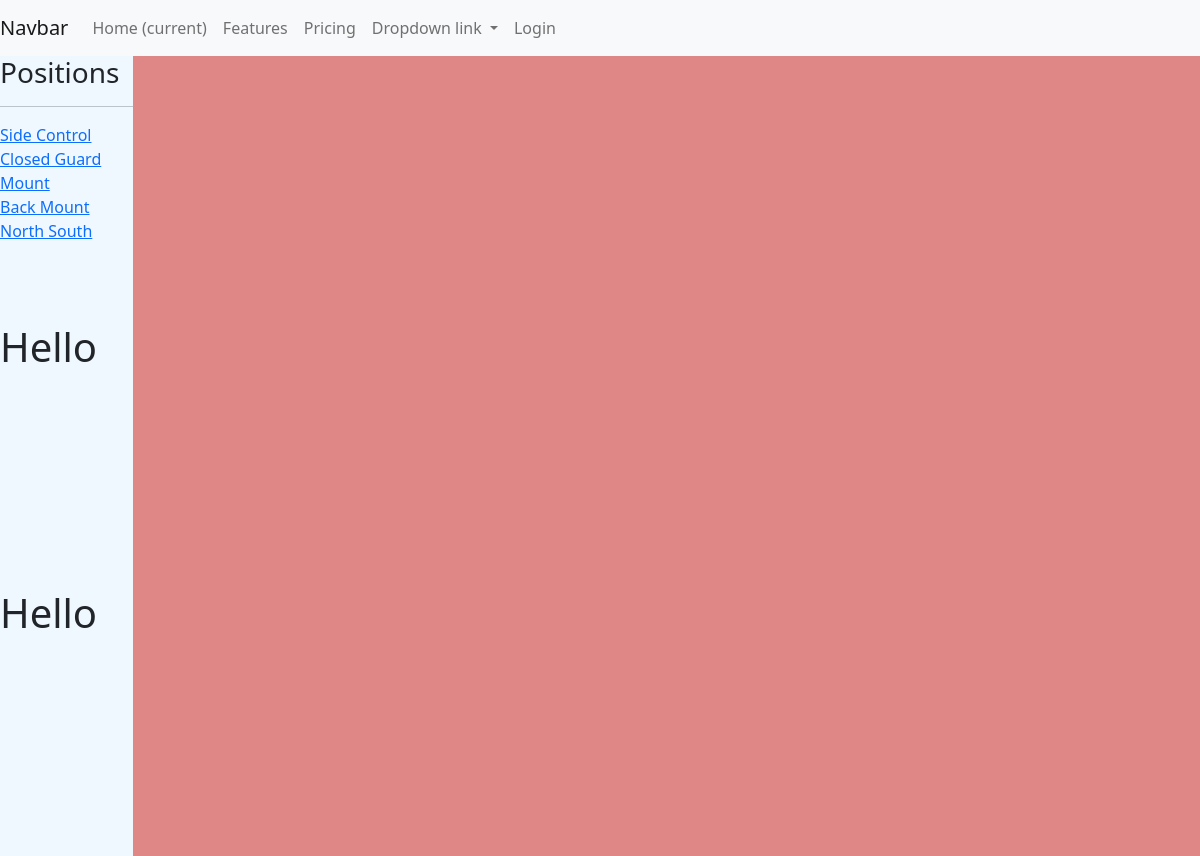
The page /new_page/ on the database its author committed.
### bjjtracker/models.py (models this page shows)
class Position(models.Model):
    name = models.CharField(primary_key=True, max_length=100)
    concepts = models.TextField(null=True, blank=True)
    def __str__(self):
        return self.name

### bjjtracker/views.py (the view)
# urls.py: path('new_page/', views.newPage),
def newPage(request):
    positions = Position.objects.all()
    techniques = Technique.objects.all()
    context = {'positions':positions, 'techniques':techniques}
    return render(request, 'bjjtracker/new_page.html', context)

### bjjtracker/templates/bjjtracker/new_page.html
{% extends 'main.html' %}
{% block content %}
<div class="page-container">
    <div class="nav-container">
        <nav style="height: 5% !important;">
            {% include 'navbar.html' %}
        </nav>
    </div>
    <div class="main-container">
        <div class="sidebar">
            <div class="sidebar-container box-1">
                <h3>Positions</h3>
                <hr>
                {% for position in positions %}
                <div>
                    <a href="{% url 'position'  position.name %}">{{ position }}</a>
                </div>
                {% endfor %}
            </div>
            <div class="sidebar-container box-2">
                <h1>Hello</h1>
            </div>
            <div class="sidebar-container box-3">
                <h1>Hello</h1>
            </div>
        </div>
        <div class="all-entries">
        </div>
    </div>
</div>
{% endblock %}

### static/styles/main.css (style rules this page uses)
.page-container { display: flex; flex-direction: column; }
.main-container { display: grid; grid-template-columns: 1fr 8fr; background: red; height: 100vh; }
.sidebar { background-color: blue; display: flex; flex-direction: column; }
.sidebar-container { background-color: aliceblue; flex: 1; }
.all-entries { background-color: rgb(223, 134, 134); }

### rows shown on the page
Position: name "Side Control"
Position: name "Closed Guard"
Position: name "Mount"
Position: name "Back Mount"
Position: name "North South"
